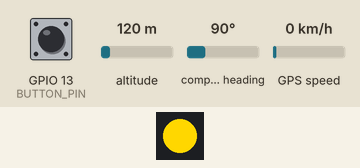
This sketch was run on a simulated ESP32. On the bench: 1 RGB LEDs in strip order, left to right. The inputs (shaded band) are chosen by the test bench; at power-on: GPIO 13 (BUTTON_PIN) LOW, altitude 120 m, compass heading 90°, GPS speed 0 km/h. WiFi joins after 1.5 s; servers stay silent unless stated; storage starts empty; the GPS gets a fix after 3 s at 37.7749, -122.4194 with 8 satellites; what the sketch prints to the serial monitor is not drawn. At 11.9 s the program stops and its outputs stay as they are.

Above: at 0.1 s.
Timing chart, 0 to 0.9 s (numbered marks = the images above; inputs shaded):
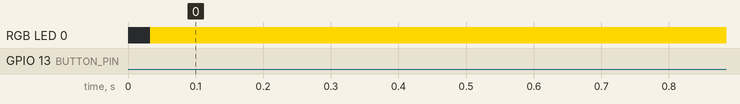

The sketch:

firmware.ino
```cpp
#include <TinyGPS++.h>
#include <Adafruit_NeoPixel.h>
#include "FS.h"
#include "SPIFFS.h"
#include <WiFi.h>


//#define INDOOR_TEST

//#define SERVER_IP           "10.12.181.117"
//#define SERVER_PORT         5000
#define SERVER_IP           "10.0.60.1"
#define SERVER_PORT         80
#define WIFI_SSID           "Movuino"
#define WIFI_PASSWORD       "Movuino2021"


static const uint32_t GPSBaud = 9600;
#define RXD2                38
#define TXD2                39
#define BUTTON_PIN          13
#define NUMPIXELS           1
#define PIN                 15
#define digitalRead(BUTTON_PIN) !digitalRead(BUTTON_PIN)
#define READ_BUFFER_SIZE 100

// SOFTWARE
#define MOV_ID              "mov24"
#define FIRMWARE_VERSION    "1.0"
#define SAMPLE_RATE         "1"

#define RED     255, 0, 0
#define WHITE   255, 255, 255
#define GREEN   0, 255, 0
#define ORANGE  255,215,0


// The TinyGPS++ object
TinyGPSPlus gps;
Adafruit_NeoPixel     pixels = Adafruit_NeoPixel(1, PIN, NEO_GRB + NEO_KHZ800);
File                  file;
bool                  first_coord = true;
bool                  button_state;
unsigned int          button_t0;
WiFiClient            client;


// The serial connection to the GPS device

#ifdef INDOOR_TEST
void waitForGPS(void) {
  delay(2000);
  // Acts like satellirte is fixed
}
#else
void waitForGPS(void) {
  while (!(Serial2.available() > 0 && gps.encode(Serial2.read()) && gps.location.isValid())) {
    Serial.println(gps.charsProcessed());
    Serial.println(gps.failedChecksum());
  }
}
#endif

void write_data()
{
 if (!first_coord) {
    file.printf(",");
  }
  first_coord = false;
  file.printf("[%f, %f, %lu]", gps.location.lat(), gps.location.lng(), millis());
}

void waitForLongPress(void)
{
  uint16_t t0;
  bool button;

  while (true) {
    button = digitalRead(BUTTON_PIN);
    if (button) {
      t0 = millis();
      while (button) {
        button = digitalRead(BUTTON_PIN);
        if (millis() - t0 > 1000) {
          Serial.println(F("Starting recording loop..."));
          pixels.setPixelColor(0, pixels.Color(RED)); pixels.show();
          while (digitalRead(BUTTON_PIN));
          return ;
        }
      }
    }
  }
}

void initPixel(void) {
  Serial2.begin(GPSBaud, SERIAL_8N1, RXD2, TXD2);
  pixels.begin();
  pixels.show();
  pixels.setPixelColor(0, pixels.Color(WHITE));
  pixels.show();
}

void send_post(void)
{
  uint16_t            t0;
  uint16_t            bytesread;
  unsigned long long  content_size;
  char                readBuffer[READ_BUFFER_SIZE];

  client.connect(SERVER_IP, SERVER_PORT);
  client.println("POST /api/upload HTTP/1.1");
  client.println("Host: 10.12.181.117");
  client.println("User-Agent: Arduino/1.0");
  client.println("Connection: close");
  client.println("Content-Type: application/json");
  client.print("Content-Length: ");
  client.printf("%d\n", file.size());
  client.println();
  bytesread = READ_BUFFER_SIZE - 1;
  while (file.available() && bytesread == (READ_BUFFER_SIZE - 1)) {
    bytesread = file.readBytes(readBuffer, READ_BUFFER_SIZE - 1);
    readBuffer[bytesread] = '\0';
    client.printf("%s", readBuffer);
  }

  file.close();
  client.stop();

  for (int i = 0; i < 10; i++) {
    pixels.setPixelColor(0, i % 2 == 0 ? pixels.Color(0, 0, 50) : pixels.Color(0, 0, 0));
    pixels.show();
    delay(100);
  }
  pixels.setPixelColor(0,  pixels.Color(50, 50, 50));
  pixels.show();
  while (1);
}

void send_data(void) {
  IPAddress     remoteIP;

  Serial.println("send data");
  pixels.setPixelColor(0, pixels.Color(0, 50, 0)); pixels.show();
  Serial.printf("Establishing connection to WiFi with SSID: %s | PASSWORD: %s\n", WIFI_SSID, WIFI_PASSWORD);
  WiFi.begin(WIFI_SSID, WIFI_PASSWORD);
  while (WiFi.status() != WL_CONNECTED) {
    if (WiFi.status() == WL_CONNECT_FAILED)
      WiFi.begin(WIFI_SSID, WIFI_PASSWORD);
    Serial.println("Establishing connection to WiFi..");
    delay(1000);
  }
  Serial.println("Connected to WiFi");

  file.printf("]}");
  file.close();
  file = SPIFFS.open("/data.txt");
  Serial.println(file.size());
//  postFile(file, SERVER_IP, SERVER_PORT, "/api/upload", "application/json");
send_post();

}

void write_fake_data(void) {

  float lat = 42.42;
  float lng = 24.24;
  if (!first_coord) {
    file.printf(",");
  }
  first_coord = false;
  file.printf("[%f, %f, %lu]", lat, lng, millis());
  Serial.printf("lat %f | lng %f\n", lat, lng);

}


void setup()
{
  int err;

  Serial.begin(115200);
  initPixel();
  Serial.println();
  Serial.println(F("DORA Firmware"));
  Serial.println(F("by Severin Ferard"));
  Serial.println();
  err = SPIFFS.begin(true);
  Serial.println(err ? "SPIFFS Mounted successfully": "SPIFFS Mount Failed");
  Serial.println(F("Formating SPIFFS"));
  Serial.println(F("This might take a few seconds..."));
  err = SPIFFS.format();
  Serial.println(err ? "SPIFFS formated successfully" : "Error formating SPIFFS");
  err = (file = SPIFFS.open("/data.txt", "w"));
  Serial.println(err? "File successfully opened for Writing": "File opening failed");
  Serial.println(file.print("{\"id\": \"" MOV_ID"\",\"firmwareVersion\":" FIRMWARE_VERSION ", \"sampleRate\":" SAMPLE_RATE",\"data\": [") ? "wrote to file successfully" : "error writing file");

  Serial.println(F("Waiting for a satellite signals..."));
  pixels.setPixelColor(0, pixels.Color(ORANGE)); pixels.show();
  waitForGPS();
  Serial.println(F("Signal found. GPS is Fixed"));
  pixels.setPixelColor(0, pixels.Color(GREEN)); pixels.show();
  Serial.println(F("Waiting for user input..."));
  waitForLongPress();

}

void loop()
{
  button_state = digitalRead(BUTTON_PIN);
  if (button_state) {
    button_t0 = millis();
    while (button_state) {
      button_state = digitalRead(BUTTON_PIN);
      if (millis() - button_t0 > 1000) {
        send_data();
        while (1);
      }
    }
  }
#ifdef INDOOR_TEST
  write_fake_data();
  delay(1000);
#else
  if (Serial2.available() > 0 && gps.encode(Serial2.read()) && gps.location.isUpdated())
    write_data();
#endif
}
```
